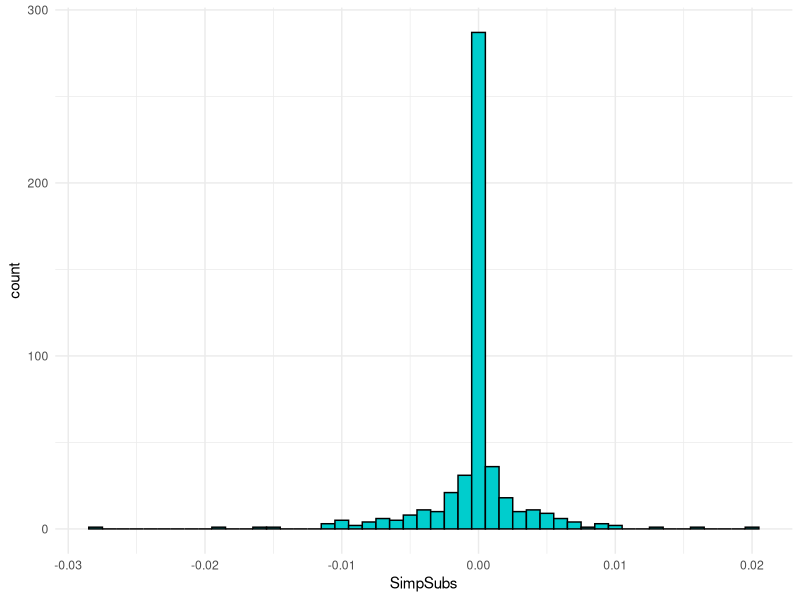
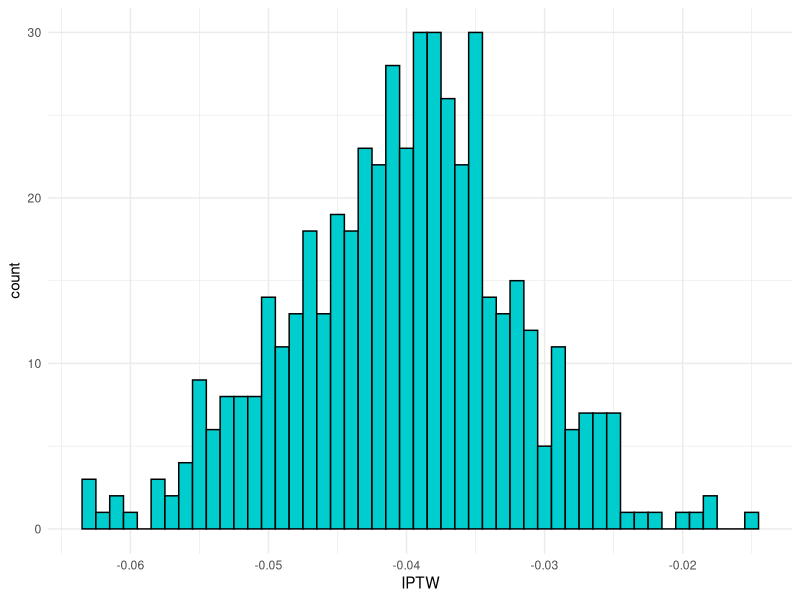
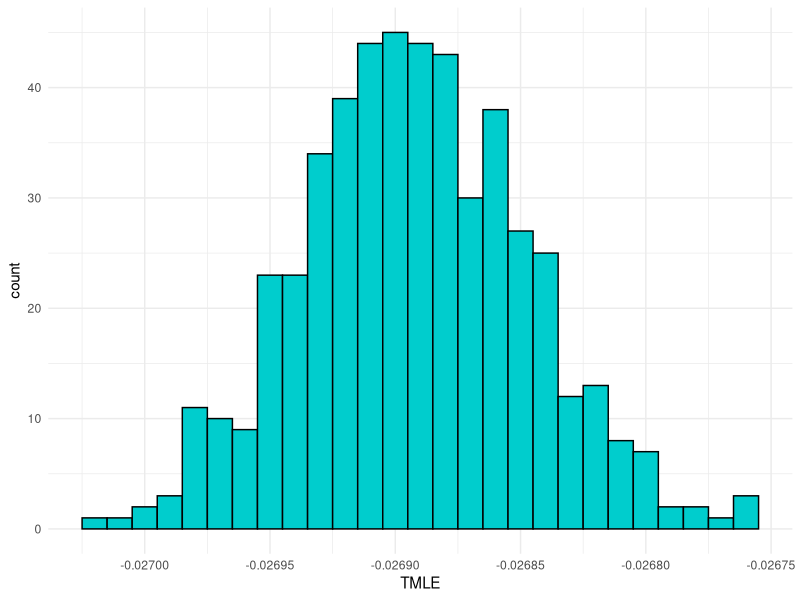

These charts were generated, in order, by the following R code: (Note: this script raises an error after producing the figures.)
## ---- chunk 1
library(readr)
boot_1 <- read_csv("../../data/boot-1.csv")[,-1]
boot_2 <- read_csv("../../data/boot-2.csv")[,-1]
boot_3 <- read_csv("../../data/boot-3.csv")[,-1]
boot_4 <- read_csv("../../data/boot-4.csv")[,-1]
boot_5 <- read_csv("../../data/boot-5.csv")[,-1]
## ---- chunk 2
boots <- rbind(boot_1, boot_2, boot_3, boot_4, boot_5)
boots <- boots[-which(duplicated(boots)),]
estimates <- boots
## ---- chunk 3
# explore the bootstrapped point estimates
summary(estimates)

estimates_2 <- data.frame(estimates)

library(ggplot2)
ggplot(estimates_2, aes(x=SimpSubs)) + 
  geom_histogram(binwidth=0.001, col="black", fill="cyan3") +
  theme_minimal()

ggplot(estimates_2, aes(x=IPTW)) + 
  geom_histogram(binwidth=0.001, col="black", fill="cyan3") +
  theme_minimal()

ggplot(estimates_2, aes(x=TMLE)) + 
  geom_histogram(binwidth=0.00001, col="black", fill="cyan3") +
  theme_minimal()
## ---- chunk 4
# function to get confidence intervals
create.CI <- function(pt, boot, alpha = 0.05) {
  Zquant <- qnorm(alpha/2, lower.tail = FALSE)
  CI.normal <- c(pt - Zquant*sd(boot), pt + Zquant*sd(boot))
  CI.quant <- quantile(boot, prob = c(0.025, 0.975))
  out <- data.frame(rbind(CI.normal, CI.quant))
  colnames(out) <- c('CI.lo', 'CI.hi')
  out
}

est <- c()

# CI for SS assuming a normal dist & then using quantiles
create.CI(pt= est$Psi_hat_ss, boot = estimates[,"SimpSubs"])

# CI for IPTW assuming normal & also using quantiles
create.CI(pt = est$Psi_hat_siptw, boot = estimates[,"IPTW"])

# CI for TMLE assuming normal & also using quantiles
create.CI(pt = est$Psi_hat_tmle, boot = estimates[,"TMLE"])
